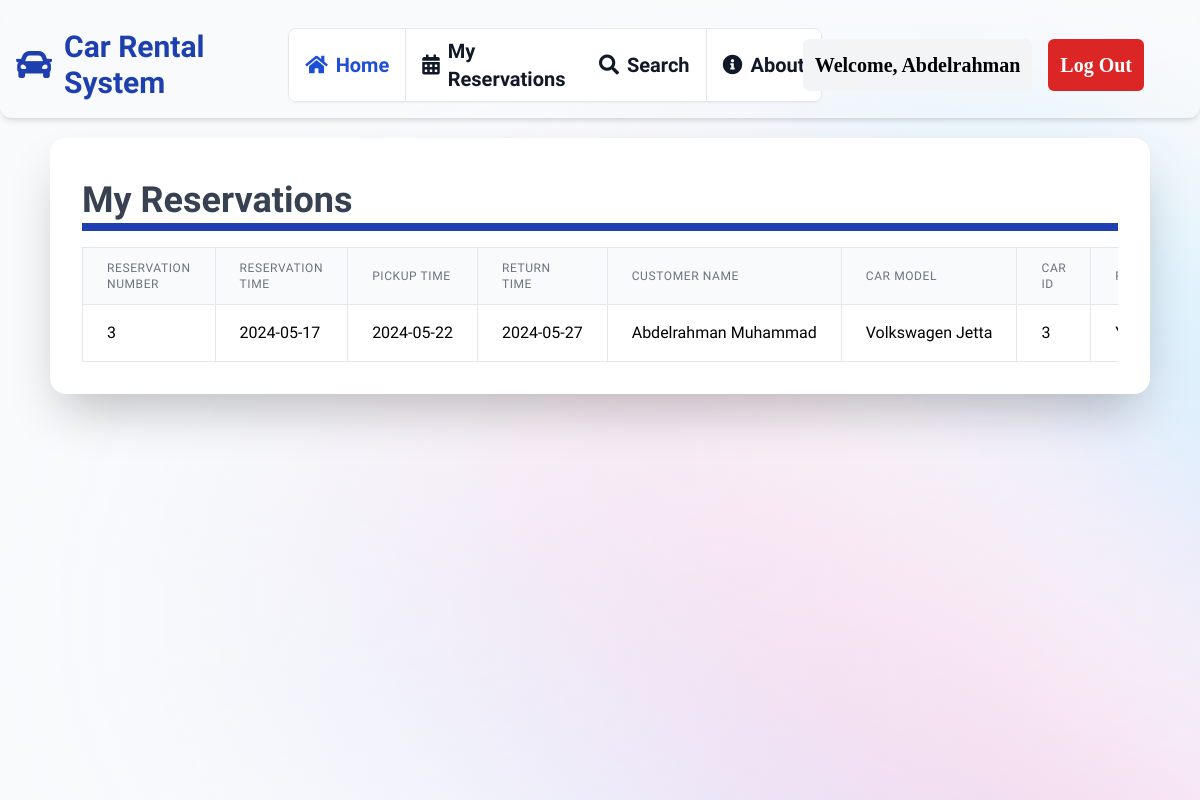
Page /userreservations.php (signed in) on the committed database.
### tables this page shows
CREATE TABLE reservation
(
    car_id             INT,
    ssn                VARCHAR(14),
    reservation_number INT        PRIMARY KEY  AUTO_INCREMENT,
    reservation_time   DATE       NOT NULL,
    pickup_time        DATE       NOT NULL,
    return_time        DATE       NOT NULL,
    is_paid            CHAR(1)    NOT NULL,
    total_price        INT        NOT NULL,
    FOREIGN KEY (car_id) REFERENCES car (car_id) ON DELETE CASCADE,
    FOREIGN KEY (ssn) REFERENCES `user` (ssn) ON DELETE CASCADE
);

CREATE TABLE `user`
(
    ssn       VARCHAR(14) PRIMARY KEY,
    fname     VARCHAR(30)        NOT NULL,
    lname     VARCHAR(30)        NOT NULL,
    phone     VARCHAR(15)        NOT NULL,
    email     VARCHAR(30) UNIQUE NOT NULL,
    password  TEXT               NOT NULL,
    sex       CHAR(1)            NOT NULL,
    birthdate Date               NOT NULL,
    is_admin  CHAR(1)            NOT NULL
);

CREATE TABLE car
(
    car_id         INT PRIMARY KEY AUTO_INCREMENT,
    model          VARCHAR(255) NOT NULL,
    year           INT          NOT NULL,
    out_of_service CHAR(1)      NOT NULL,
    price          FLOAT        NOT NULL,
    color          VARCHAR(255) NOT NULL,
    power          INT          NOT NULL,
    transmission VARCHAR(6)      NOT NULL,
    img            TEXT         NOT NULL,
    branch_name    VARCHAR(255) NOT NULL,
    plate_id        VARCHAR(255) ,
    FOREIGN KEY (branch_name) REFERENCES `branch` (branch_name) ON DELETE CASCADE
);

### userreservations.php (the view, shortened to what this page needs)
<?php
include './backend/db_connection.php';
?>
<!doctype html>
<html>
<head>
    <script src="https://cdn.tailwindcss.com"></script>
    <link rel="stylesheet" href="https://cdnjs.cloudflare.com/ajax/libs/font-awesome/4.7.0/css/font-awesome.min.css">
    <link href="https://fonts.cdnfonts.com/css/uber-move-text" rel="stylesheet">
    <link href="https://fonts.cdnfonts.com/css/mona-sans" rel="stylesheet">
    <link rel="stylesheet" href="https://cdnjs.cloudflare.com/ajax/libs/font-awesome/5.15.3/css/all.min.css" />
    <link rel="stylesheet" href="css/style.css">
</head>
<header>
    <div class="font-['Sora'] flex p-4 mt-3 mb-5 items-center shadow-md rounded-xl">
    <div class="flex-auto w-72">
        <a href="dashboard.php" title="" class="inline-flex items-center">
            <i class="fas fa-car text-4xl text-blue-800 mr-3"></i>
            <span class="text-3xl font-extrabold text-blue-800 transition-all duration-200 hover:text-blue-900 focus:text-blue-600">Car Rental System</span>
        </a>
    </div>
        <div class="font-['Sora'] flex justify-center">
    <div class="inline-flex rounded-md shadow-sm">
        <a href="dashboard.php" aria-current="page" class="flex items-center px-4 py-2 text-xl font-bold text-blue-700 bg-white border border-gray-200 rounded-l-lg hover:bg-gray-100 focus:z-10 focus:ring-2 focus:ring-blue-700 focus:text-blue-700 dark:bg-gray-800 dark:border-gray-700 dark:text-white dark:hover:text-white dark:hover:bg-gray-700 dark:focus:ring-blue-500 dark:focus:text-white">
            <i class="fas fa-home mr-2"></i>
            Home
        </a>
        <a href="userreservations.php" class="flex items-center px-4 py-2 text-xl font-bold text-gray-900 bg-white border-t border-b border-gray-200 hover:bg-gray-100 hover:text-blue-700 focus:z-10 focus:ring-2 focus:ring-blue-700 focus:text-blue-700 dark:bg-gray-800 dark:border-gray-700 dark:text-white dark:hover:text-white dark:hover:bg-gray-700 dark:focus:ring-blue-500 dark:focus:text-white">
            <i class="fas fa-calendar-alt mr-2"></i>
            My Reservations
        </a>
        <a href="search.php" class="flex items-center px-4 py-2 text-xl font-bold text-gray-900 bg-white border-t border-b border-gray-200 hover:bg-gray-100 hover:text-blue-700 focus:z-10 focus:ring-2 focus:ring-blue-700 focus:text-blue-700 dark:bg-gray-800 dark:border-gray-700 dark:text-white dark:hover:text-white dark:hover:bg-gray-700 dark:focus:ring-blue-500 dark:focus:text-white">
            <i class="fas fa-search mr-2"></i>
            Search
        </a>
        <a href="About.php" class="flex items-center px-4 py-2 text-xl font-bold text-gray-900 bg-white border border-gray-200 rounded-r-lg hover:bg-gray-100 hover:text-blue-700 focus:z-10 focus:ring-2 focus:ring-blue-700 focus:text-blue-700 dark:bg-gray-800 dark:border-gray-700 dark:text-white dark:hover:text-white dark:hover:bg-gray-700 dark:focus:ring-blue-500 dark:focus:text-white">
            <i class="fas fa-info-circle mr-2"></i>
            About
        </a>
    </div>
</div>
<div class="font-['Mona_Sans'] flex-auto mr-10 text-right">
    <?php
    $user = $_SESSION['user'];
    $user_fname = $user['fname'];
    ?>
    <div class="flex items-center justify-end space-x-4">
        <div class="flex-none bg-gray-100 rounded-md p-3 font-bold text-xl">
            <p>Welcome, <?php echo $user_fname; ?></p>
        </div>
        <a href="logout.php" class="flex-none bg-red-600 text-white rounded-md p-3 font-bold text-xl hover:bg-red-700">Log Out</a>
    </div>
</div>
</header>
<body>
<div  class=" rounded-2xl shadow-2xl bg-white p-8 w-11/12 mx-auto">
<h2 class="block mt-2 font-bold font-['Sora'] mb-4 text-4xl leading-tight border-blue-800 border-b-8 text-gray-700">My Reservations</h2>
<?php
if(isset($_SESSION['ssn'])) {
    $ssn = $_SESSION['ssn'];
    $sql = "SELECT reservation.*, car.model, car.car_id, user.fname, user.lname FROM reservation
            JOIN car ON reservation.car_id = car.car_id
            JOIN user ON reservation.ssn = user.ssn
            WHERE reservation.ssn = '$ssn'";
    $result = $conn->query($sql);
    if ($result->num_rows > 0) {
        echo "<div class='overflow-x-auto'>";
        echo "<table class='min-w-full divide-y divide-gray-200'>";
        echo "<thead class='bg-gray-50'><tr><th scope='col' class='px-6 py-3 text-left text-xs font-medium text-gray-500 uppercase tracking-wider border border-gray-200'>Reservation Number</th><th scope='col' class='px-6 py-3 text-left text-xs font-medium text-gray-500 uppercase tracking-wider border border-gray-200'>Reservation Time</th><th scope='col' class='px-6 py-3 text-left text-xs font-medium text-gray-500 uppercase tracking-wider border border-gray-200'>Pickup Time</th><th scope='col' class='px-6 py-3 text-left text-xs font-medium text-gray-500 uppercase tracking-wider border border-gray-200'>Return Time</th><th scope='col' class='px-6 py-3 text-left text-xs font-medium text-gray-500 uppercase tracking-wider border border-gray-200'>Customer Name</th><th scope='col' class='px-6 py-3 text-left text-xs font-medium text-gray-500 uppercase tracking-wider border border-gray-200'>Car Model</th><th scope='col' class='px-6 py-3 text-left text-xs font-medium text-gray-500 uppercase tracking-wider border border-gray-200'>Car ID</th><th scope='col' class='px-6 py-3 text-left text-xs font-medium text-gray-500 uppercase tracking-wider border border-gray-200'>Paid</th><th scope='col' class='px-6 py-3 text-left text-xs font-medium text-gray-500 uppercase tracking-wider border border-gray-200'>Total Payment</th></tr></thead><tbody class='bg-white divide-y divide-gray-200'>";
        while ($row = $result->fetch_assoc()) {
            echo "<tr><td class='px-6 py-4 whitespace-nowrap border border-gray-200'>" . $row['reservation_number'] . "</td><td class='px-6 py-4 whitespace-nowrap border border-gray-200'>" . $row['reservation_time'] . "</td><td class='px-6 py-4 whitespace-nowrap border border-gray-200'>" . $row['pickup_time'] . "</td><td class='px-6 py-4 whitespace-nowrap border border-gray-200'>" . $row['return_time'] . "</td><td class='px-6 py-4 whitespace-nowrap border border-gray-200'>" . $row['fname'] . " " . $row['lname'] . "</td><td class='px-6 py-4 whitespace-nowrap border border-gray-200'>" . $row['model'] . "</td><td class='px-6 py-4 whitespace-nowrap border border-gray-200'>" . $row['car_id'] . "</td><td class='px-6 py-4 whitespace-nowrap border border-gray-200'>" . ($row['is_paid'] == 'T' ? 'Yes' : 'No') . "</td><td class='px-6 py-4 whitespace-nowrap border border-gray-200'>" . $row['total_price'] . "</td></tr>";
        }
        echo "</tbody></table>";
        echo "</div>";
    } else {
        echo "<p class='text-red-500'>No reservations found for the current user.</p>";
    }
} else {
    header("Location: login.php");
    exit();
}
?>
</div>
<div class="full-page-background"></div>
</body>

### css/style.css (style rules this page uses)
body { font-family: "Sora", serif; }
.full-page-background { position: fixed; top: 0; left: 0; width: 100%; height: 100vh; z-index: -1; background-image: url("../img/beams.jpg"); background: linear-gradient(to right, #f0f0f0 1px, transparent 1px), linear-gradient(to bottom, #f0f0f0 1px, transparent 1px); background-size: 6rem 4rem; }
.full-page-background::before { content: ""; position: absolute; top: 0; left: 0; width: 100%; height: 100%; background-image: url("../img/beams.jpg"); }

### rows in the picture
reservation: reservation_number "3", reservation_time "2024-05-17", pickup_time "2024-05-22", return_time "2024-05-27", ssn.fname "Abdelrahman", ssn.lname "Muhammad", car.model "Volkswagen Jetta", car.car_id "3"

### other values in the picture
$user_fname "Abdelrahman"
